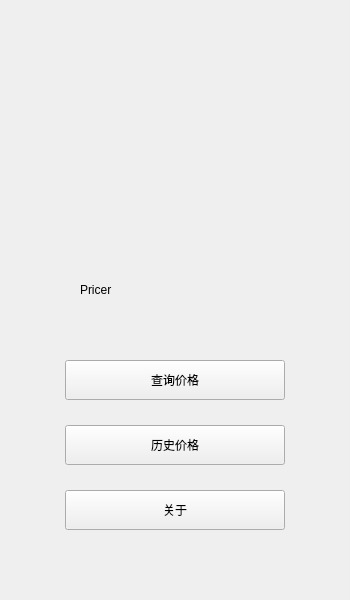
<?xml version="1.0" encoding="UTF-8"?>
<ui version="4.0">
 <class>Menu</class>
 <widget class="QMainWindow" name="Menu">
  <property name="geometry">
   <rect>
    <x>0</x>
    <y>0</y>
    <width>350</width>
    <height>600</height>
   </rect>
  </property>
  <property name="minimumSize">
   <size>
    <width>350</width>
    <height>600</height>
   </size>
  </property>
  <property name="maximumSize">
   <size>
    <width>350</width>
    <height>600</height>
   </size>
  </property>
  <property name="windowTitle">
   <string>Pricer</string>
  </property>
  <property name="styleSheet">
   <string notr="true"/>
  </property>
  <property name="iconSize">
   <size>
    <width>30</width>
    <height>30</height>
   </size>
  </property>
  <widget class="QWidget" name="centralwidget">
   <widget class="QPushButton" name="Inquiry">
    <property name="geometry">
     <rect>
      <x>65</x>
      <y>360</y>
      <width>220</width>
      <height>40</height>
     </rect>
    </property>
    <property name="text">
     <string>查询价格</string>
    </property>
   </widget>
   <widget class="QPushButton" name="Before">
    <property name="geometry">
     <rect>
      <x>65</x>
      <y>425</y>
      <width>220</width>
      <height>40</height>
     </rect>
    </property>
    <property name="text">
     <string>历史价格</string>
    </property>
   </widget>
   <widget class="QLabel" name="Title">
    <property name="geometry">
     <rect>
      <x>80</x>
      <y>260</y>
      <width>220</width>
      <height>60</height>
     </rect>
    </property>
    <property name="styleSheet">
     <string notr="true">font: 40pt &quot;华文隶书&quot;;
background: transparent;</string>
    </property>
    <property name="text">
     <string>Pricer</string>
    </property>
   </widget>
   <widget class="QLabel" name="Logo">
    <property name="geometry">
     <rect>
      <x>55</x>
      <y>40</y>
      <width>230</width>
      <height>210</height>
     </rect>
    </property>
    <property name="text">
     <string/>
    </property>
   </widget>
   <widget class="QPushButton" name="About">
    <property name="geometry">
     <rect>
      <x>65</x>
      <y>490</y>
      <width>220</width>
      <height>40</height>
     </rect>
    </property>
    <property name="text">
     <string>关于</string>
    </property>
   </widget>
  </widget>
 </widget>
 <resources/>
 <connections/>
</ui>
